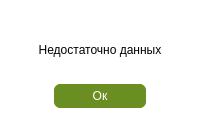
<?xml version="1.0" encoding="UTF-8"?>
<ui version="4.0">
 <class>Warning_calc</class>
 <widget class="QDialog" name="Warning_calc">
  <property name="geometry">
   <rect>
    <x>0</x>
    <y>0</y>
    <width>200</width>
    <height>125</height>
   </rect>
  </property>
  <property name="windowTitle">
   <string>Dialog</string>
  </property>
  <property name="styleSheet">
   <string notr="true">background-color: rgb(255, 255, 255);</string>
  </property>
  <widget class="QLabel" name="label">
   <property name="geometry">
    <rect>
     <x>13</x>
     <y>30</y>
     <width>174</width>
     <height>40</height>
    </rect>
   </property>
   <property name="styleSheet">
    <string notr="true">QLabel {
color: rgb(0, 0, 0);
font: 14pt &quot;Monaco&quot;;
}</string>
   </property>
   <property name="text">
    <string>Недостаточно данных</string>
   </property>
   <property name="alignment">
    <set>Qt::AlignCenter</set>
   </property>
  </widget>
  <widget class="QPushButton" name="pushButton">
   <property name="geometry">
    <rect>
     <x>50</x>
     <y>80</y>
     <width>100</width>
     <height>32</height>
    </rect>
   </property>
   <property name="styleSheet">
    <string notr="true">QPushButton {
	text-align: center;
	font: 18pt &quot;Monaco&quot;;
    background-color: rgb(107, 142, 35);
	color:  rgb(255, 255, 255);
	border-style: solid;
	border-color: rgb(255, 255, 255);
	border-width: 4px;
	border-radius: 10px;
}

QPushButton:pressed {
    background-color:  rgb(85, 107, 47);
}</string>
   </property>
   <property name="text">
    <string>Ок</string>
   </property>
  </widget>
 </widget>
 <resources/>
 <connections/>
</ui>
